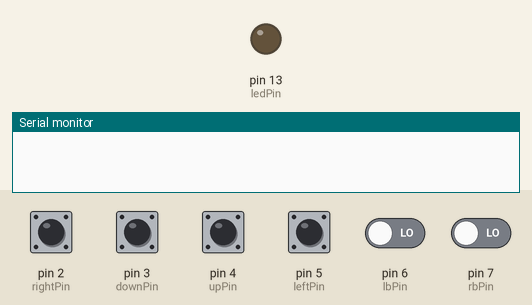
This sketch was run on a simulated Arduino Nano, built with avr-gcc and run on an emulated ATmega328P. On the bench: output pins drawn as LEDs (lit = HIGH), the last lines printed to the serial monitor. The inputs (shaded band) are chosen by the test bench; at power-on: pin 2 (rightPin), pin 3 (downPin), pin 4 (upPin), pin 5 (leftPin), pin 6 (lbPin), pin 7 (rbPin) LOW.

Above: at 1.2 s.
1.3 s: pin 2 (rightPin) pulled HIGH for 0.15 s
At 1.37 s:
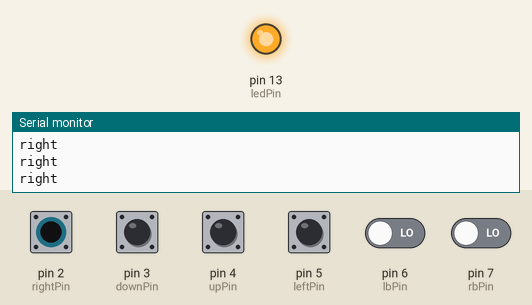
2.9 s: pin 3 (downPin) pulled HIGH for 0.15 s
At 4.2 s:
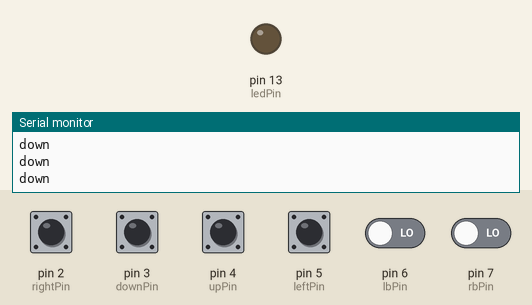
4.5 s: pin 4 (upPin) pulled HIGH for 0.15 s
At 4.57 s:
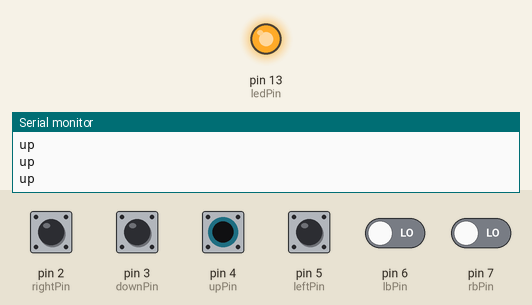
6.1 s: pin 5 (leftPin) pulled HIGH for 0.15 s
At 6.7 s:
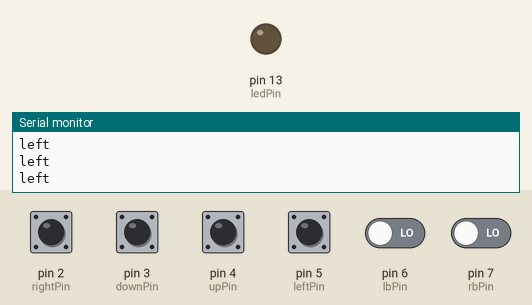
7.7 s: pin 6 (lbPin) driven HIGH
At 8.4 s:
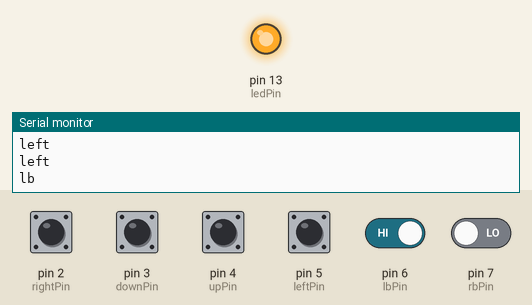
Timing chart, 0 to 10.7 s (numbered marks = the images above; inputs shaded):
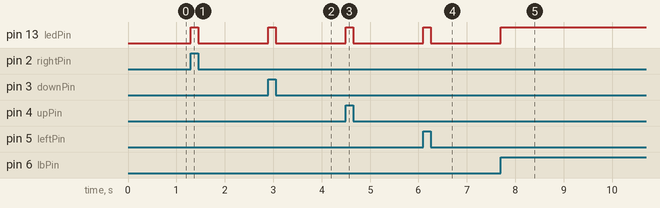

The sketch:

ardumouse.ino
```cpp
// (licence header left out)
const int rightPin = 2;
const int downPin = 3;
const int upPin = 4;
const int leftPin = 5;
const int lbPin = 6;
const int rbPin = 7;


const int ledPin = 13;      // the number of the LED pin


int left;
int right;
int up;
int down;

int leftb;
int leftbState = 0;
int statusbl = 0;

int rightb;
int rightbState = 0;
int statusbr = 0;


void setup() {
  // initialize the LED pin as an output:
  pinMode(ledPin, OUTPUT);
  // initialize the pushbutton pins as an input:
  pinMode(rightPin, INPUT);
  pinMode(leftPin, INPUT);
  pinMode(upPin, INPUT);
  pinMode(downPin, INPUT);
  pinMode(lbPin, INPUT);
  pinMode(rbPin, INPUT);


  Serial.begin(9600);
}

void loop() {

  // read the state of any button:
  readButtons(rightPin,leftPin,upPin,downPin,lbPin,rbPin);

  // read the state of the right button value:
  right = digitalRead(rightPin);

  if(right == HIGH){Serial.println("right");};

  // read the state of the left button value:
  left = digitalRead(leftPin);
  if(left == HIGH){Serial.println("left");};

  // read the state of the up button value:
  up = digitalRead(upPin);
  if(up == HIGH){Serial.println("up");};

  // read the state of the down button value:
  down = digitalRead(downPin);
  if(down == HIGH){Serial.println("down");};


  // For L and R buttons we would like to output only the state change


  leftb = digitalRead(lbPin);
  if(leftb != leftbState && statusbl==0){
    statusbl = 1;
    Serial.println("lb");

  } else if (leftb != leftbState && statusbl==1){
    statusbl = 0;
    Serial.println("lbr");
  }

  leftbState = leftb;


  rightb = digitalRead(rbPin);
  if(rightb != rightbState && statusbr == 0){
    statusbr = 1;
    Serial.println("rb");

  } else if (rightb != rightbState && statusbr == 1){
    statusbr = 0;
    Serial.println("rbr");
  }

  rightbState = rightb;

}


// If any button is pressed the led will be on

void readButtons(int pin1, int pin2, int pin3, int pin4, int pin5, int pin6){
  int state;

  if (digitalRead(pin1) == HIGH || digitalRead(pin2) == HIGH  || digitalRead(pin3) == HIGH  || digitalRead(pin4) == HIGH  || digitalRead(pin5) == HIGH  || digitalRead(pin6) == HIGH ){
    state = HIGH;
  }

  else{
    state = LOW;
  }
  digitalWrite(ledPin, state);
}
```

Measured:
- after the input at 1.3 s, pin 13 (ledPin): LOW → HIGH at once, → LOW 0.15 s later
- after the input at 2.9 s, pin 13 (ledPin): LOW → HIGH at once, → LOW 0.15 s later
- after the input at 4.5 s, pin 13 (ledPin): LOW → HIGH at once, → LOW 0.15 s later
- after the input at 6.1 s, pin 13 (ledPin): LOW → HIGH at once, → LOW 0.15 s later
- after the input at 7.7 s, pin 13 (ledPin): LOW → HIGH at once
